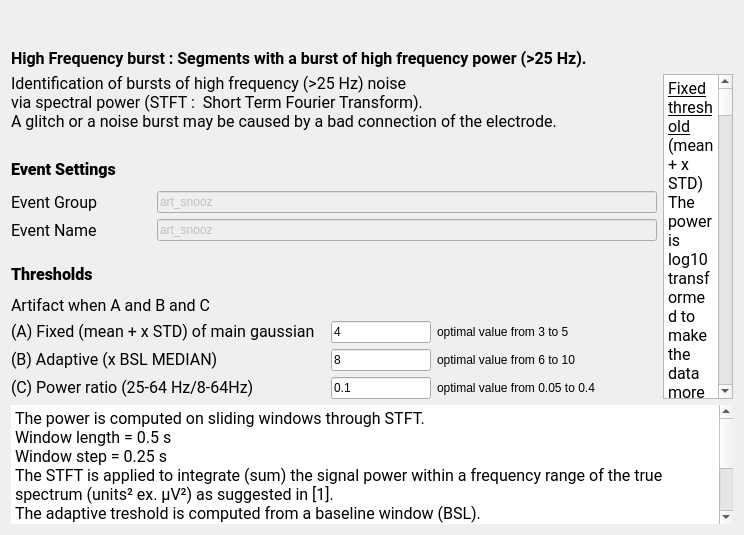
<?xml version="1.0" encoding="UTF-8"?>
<ui version="4.0">
 <class>HighFreqBurstStep</class>
 <widget class="QWidget" name="HighFreqBurstStep">
  <property name="geometry">
   <rect>
    <x>0</x>
    <y>0</y>
    <width>734</width>
    <height>535</height>
   </rect>
  </property>
  <property name="windowTitle">
   <string>Form</string>
  </property>
  <property name="styleSheet">
   <string notr="true">font: 12pt &quot;Roboto&quot;;</string>
  </property>
  <layout class="QVBoxLayout" name="verticalLayout_2">
   <item>
        <widget class="QWidget" name="widget" native="true">
         <property name="sizePolicy">
          <sizepolicy hsizetype="Expanding" vsizetype="Preferred">
           <horstretch>0</horstretch>
           <verstretch>0</verstretch>
          </sizepolicy>
         </property>
         <layout class="QHBoxLayout" name="horizontalLayout">
          <item>
           <widget class="QLabel" name="label_10">
                <property name="text">
                 <string/>
                </property>
                <property name="alignment">
                 <set>Qt::AlignmentFlag::AlignCenter</set>
                </property>
           </widget>
          </item>
         </layout>
    </widget>
   </item>
   <item>
    <widget class="QLabel" name="label_9">
     <property name="maximumSize">
      <size>
       <width>16777215</width>
       <height>30</height>
      </size>
     </property>
     <property name="font">
      <font>
       <family>Roboto</family>
       <pointsize>12</pointsize>
       <italic>false</italic>
       <bold>false</bold>
      </font>
     </property>
     <property name="text">
      <string>&lt;html&gt;&lt;head/&gt;&lt;body&gt;&lt;p&gt;&lt;span style=&quot; font-weight:600;&quot;&gt;High Frequency burst : Segments with a burst of high frequency power (&amp;gt;25 Hz).&lt;/span&gt;&lt;/p&gt;&lt;/body&gt;&lt;/html&gt;</string>
     </property>
    </widget>
   </item>
   <item>
    <layout class="QHBoxLayout" name="horizontalLayout_2">
     <item>
      <layout class="QVBoxLayout" name="verticalLayout">
       <item>
        <widget class="QLabel" name="label_6">
         <property name="font">
          <font>
           <family>Roboto</family>
           <pointsize>12</pointsize>
           <italic>false</italic>
           <bold>false</bold>
          </font>
         </property>
         <property name="text">
          <string>Identification of bursts of high frequency (&gt;25 Hz) noise
via spectral power (STFT :  Short Term Fourier Transform).
A glitch or a noise burst may be caused by a bad connection of the electrode.</string>
         </property>
        </widget>
       </item>
       <item>
        <spacer name="verticalSpacer_2">
         <property name="orientation">
          <enum>Qt::Orientation::Vertical</enum>
         </property>
         <property name="sizeType">
          <enum>QSizePolicy::Policy::Fixed</enum>
         </property>
         <property name="sizeHint" stdset="0">
          <size>
           <width>508</width>
           <height>18</height>
          </size>
         </property>
        </spacer>
       </item>
       <item>
        <widget class="QLabel" name="label_4">
         <property name="minimumSize">
          <size>
           <width>0</width>
           <height>30</height>
          </size>
         </property>
         <property name="maximumSize">
          <size>
           <width>16777215</width>
           <height>30</height>
          </size>
         </property>
         <property name="font">
          <font>
           <family>Roboto</family>
           <pointsize>12</pointsize>
           <italic>false</italic>
           <bold>false</bold>
          </font>
         </property>
         <property name="text">
          <string>&lt;html&gt;&lt;head/&gt;&lt;body&gt;&lt;p&gt;&lt;span style=&quot; font-weight:700;&quot;&gt;Event Settings&lt;/span&gt;&lt;/p&gt;&lt;/body&gt;&lt;/html&gt;</string>
         </property>
        </widget>
       </item>
       <item>
        <layout class="QHBoxLayout" name="horizontalLayout_3">
         <item>
          <layout class="QFormLayout" name="formLayout">
           <item row="0" column="0">
            <widget class="QLabel" name="label_3">
             <property name="minimumSize">
              <size>
               <width>140</width>
               <height>0</height>
              </size>
             </property>
             <property name="maximumSize">
              <size>
               <width>210</width>
               <height>16777215</height>
              </size>
             </property>
             <property name="font">
              <font>
               <family>Roboto</family>
               <pointsize>12</pointsize>
               <italic>false</italic>
               <bold>false</bold>
              </font>
             </property>
             <property name="text">
              <string>Event Group</string>
             </property>
            </widget>
           </item>
           <item row="0" column="1">
            <widget class="QLineEdit" name="group_lineEdit">
             <property name="enabled">
              <bool>false</bool>
             </property>
             <property name="sizePolicy">
              <sizepolicy hsizetype="Fixed" vsizetype="Fixed">
               <horstretch>0</horstretch>
               <verstretch>0</verstretch>
              </sizepolicy>
             </property>
             <property name="minimumSize">
              <size>
               <width>500</width>
               <height>0</height>
              </size>
             </property>
             <property name="maximumSize">
              <size>
               <width>500</width>
               <height>16777215</height>
              </size>
             </property>
             <property name="toolTip">
              <string>In which &quot;Event Group&quot; the detected artifact are added (how they will be written to  the annotation file). Go to the general Detectors Settings to edit the group.</string>
             </property>
             <property name="text">
              <string>art_snooz</string>
             </property>
            </widget>
           </item>
           <item row="1" column="0">
            <widget class="QLabel" name="label_7">
             <property name="minimumSize">
              <size>
               <width>140</width>
               <height>0</height>
              </size>
             </property>
             <property name="font">
              <font>
               <family>Roboto</family>
               <pointsize>12</pointsize>
               <italic>false</italic>
               <bold>false</bold>
              </font>
             </property>
             <property name="text">
              <string>Event Name</string>
             </property>
            </widget>
           </item>
           <item row="1" column="1">
            <widget class="QLineEdit" name="name_burst_lineEdit">
             <property name="enabled">
              <bool>false</bool>
             </property>
             <property name="sizePolicy">
              <sizepolicy hsizetype="Fixed" vsizetype="Fixed">
               <horstretch>0</horstretch>
               <verstretch>0</verstretch>
              </sizepolicy>
             </property>
             <property name="minimumSize">
              <size>
               <width>500</width>
               <height>0</height>
              </size>
             </property>
             <property name="maximumSize">
              <size>
               <width>500</width>
               <height>16777215</height>
              </size>
             </property>
             <property name="toolTip">
              <string>The event name of the detected artifact (how they will be wrtten to the annotation file).  Go to the general Detectors Settings to edit the name.</string>
             </property>
             <property name="text">
              <string>art_snooz</string>
             </property>
            </widget>
           </item>
          </layout>
         </item>
        </layout>
       </item>
       <item>
        <spacer name="verticalSpacer">
         <property name="orientation">
          <enum>Qt::Orientation::Vertical</enum>
         </property>
         <property name="sizeType">
          <enum>QSizePolicy::Policy::Fixed</enum>
         </property>
         <property name="sizeHint" stdset="0">
          <size>
           <width>380</width>
           <height>13</height>
          </size>
         </property>
        </spacer>
       </item>
       <item>
        <widget class="QLabel" name="label">
         <property name="minimumSize">
          <size>
           <width>0</width>
           <height>30</height>
          </size>
         </property>
         <property name="maximumSize">
          <size>
           <width>16777215</width>
           <height>30</height>
          </size>
         </property>
         <property name="font">
          <font>
           <family>Roboto</family>
           <pointsize>12</pointsize>
           <italic>false</italic>
           <bold>false</bold>
          </font>
         </property>
         <property name="text">
          <string>&lt;html&gt;&lt;head/&gt;&lt;body&gt;&lt;p&gt;&lt;span style=&quot; font-weight:700;&quot;&gt;Thresholds&lt;/span&gt;&lt;/p&gt;&lt;/body&gt;&lt;/html&gt;</string>
         </property>
        </widget>
       </item>
       <item>
        <widget class="QLabel" name="label_8">
         <property name="font">
          <font>
           <family>Roboto</family>
           <pointsize>12</pointsize>
           <italic>false</italic>
           <bold>false</bold>
          </font>
         </property>
         <property name="text">
          <string>Artifact when A and B and C</string>
         </property>
        </widget>
       </item>
       <item>
        <layout class="QGridLayout" name="gridLayout">
         <property name="sizeConstraint">
          <enum>QLayout::SizeConstraint::SetFixedSize</enum>
         </property>
         <item row="0" column="0">
          <widget class="QLabel" name="label_5">
           <property name="sizePolicy">
            <sizepolicy hsizetype="Fixed" vsizetype="Fixed">
             <horstretch>0</horstretch>
             <verstretch>0</verstretch>
            </sizepolicy>
           </property>
           <property name="minimumSize">
            <size>
             <width>140</width>
             <height>0</height>
            </size>
           </property>
           <property name="maximumSize">
            <size>
             <width>315</width>
             <height>16777215</height>
            </size>
           </property>
           <property name="font">
            <font>
             <family>Roboto</family>
             <pointsize>12</pointsize>
             <italic>false</italic>
             <bold>false</bold>
            </font>
           </property>
           <property name="midLineWidth">
            <number>0</number>
           </property>
           <property name="text">
            <string>&lt;html&gt;&lt;head/&gt;&lt;body&gt;&lt;p&gt;(A) Fixed (mean + x STD) of main gaussian&lt;/p&gt;&lt;/body&gt;&lt;/html&gt;</string>
           </property>
           <property name="textFormat">
            <enum>Qt::TextFormat::RichText</enum>
           </property>
          </widget>
         </item>
         <item row="0" column="1">
          <widget class="QLineEdit" name="tresh_fixe_lineEdit">
           <property name="sizePolicy">
            <sizepolicy hsizetype="Fixed" vsizetype="Fixed">
             <horstretch>0</horstretch>
             <verstretch>0</verstretch>
            </sizepolicy>
           </property>
           <property name="minimumSize">
            <size>
             <width>0</width>
             <height>0</height>
            </size>
           </property>
           <property name="maximumSize">
            <size>
             <width>100</width>
             <height>16777215</height>
            </size>
           </property>
           <property name="toolTip">
            <string>The threshold value to identify the artifact.  Its units is x times the baseline standard deviation.</string>
           </property>
           <property name="text">
            <string>4</string>
           </property>
          </widget>
         </item>
         <item row="0" column="2">
          <widget class="QLabel" name="label_12">
           <property name="sizePolicy">
            <sizepolicy hsizetype="Fixed" vsizetype="Fixed">
             <horstretch>0</horstretch>
             <verstretch>0</verstretch>
            </sizepolicy>
           </property>
           <property name="maximumSize">
            <size>
             <width>220</width>
             <height>16777215</height>
            </size>
           </property>
           <property name="text">
            <string>optimal value from 3 to 5</string>
           </property>
          </widget>
         </item>
         <item row="1" column="0">
          <widget class="QLabel" name="label_2">
           <property name="sizePolicy">
            <sizepolicy hsizetype="Fixed" vsizetype="Fixed">
             <horstretch>0</horstretch>
             <verstretch>0</verstretch>
            </sizepolicy>
           </property>
           <property name="minimumSize">
            <size>
             <width>210</width>
             <height>0</height>
            </size>
           </property>
           <property name="maximumSize">
            <size>
             <width>315</width>
             <height>16777215</height>
            </size>
           </property>
           <property name="font">
            <font>
             <family>Roboto</family>
             <pointsize>12</pointsize>
             <italic>false</italic>
             <bold>false</bold>
            </font>
           </property>
           <property name="text">
            <string>&lt;html&gt;&lt;head/&gt;&lt;body&gt;&lt;p&gt;(B) Adaptive (x BSL MEDIAN)&lt;/p&gt;&lt;/body&gt;&lt;/html&gt;</string>
           </property>
           <property name="textFormat">
            <enum>Qt::TextFormat::RichText</enum>
           </property>
          </widget>
         </item>
         <item row="1" column="1">
          <widget class="QLineEdit" name="thresh_adp_lineEdit">
           <property name="sizePolicy">
            <sizepolicy hsizetype="Fixed" vsizetype="Fixed">
             <horstretch>0</horstretch>
             <verstretch>0</verstretch>
            </sizepolicy>
           </property>
           <property name="maximumSize">
            <size>
             <width>100</width>
             <height>16777215</height>
            </size>
           </property>
           <property name="text">
            <string>8</string>
           </property>
          </widget>
         </item>
         <item row="1" column="2">
          <widget class="QLabel" name="label_13">
           <property name="sizePolicy">
            <sizepolicy hsizetype="Fixed" vsizetype="Fixed">
             <horstretch>0</horstretch>
             <verstretch>0</verstretch>
            </sizepolicy>
           </property>
           <property name="maximumSize">
            <size>
             <width>220</width>
             <height>16777215</height>
            </size>
           </property>
           <property name="text">
            <string>optimal value from 6 to 10</string>
           </property>
          </widget>
         </item>
         <item row="2" column="0">
          <widget class="QLabel" name="label_11">
           <property name="sizePolicy">
            <sizepolicy hsizetype="Fixed" vsizetype="Fixed">
             <horstretch>0</horstretch>
             <verstretch>0</verstretch>
            </sizepolicy>
           </property>
           <property name="maximumSize">
            <size>
             <width>315</width>
             <height>16777215</height>
            </size>
           </property>
           <property name="font">
            <font>
             <family>Roboto</family>
             <pointsize>12</pointsize>
             <italic>false</italic>
             <bold>false</bold>
            </font>
           </property>
           <property name="text">
            <string>(C) Power ratio (25-64 Hz/8-64Hz)</string>
           </property>
          </widget>
         </item>
         <item row="2" column="1">
          <widget class="QLineEdit" name="thresh_ratio_lineEdit">
           <property name="sizePolicy">
            <sizepolicy hsizetype="Fixed" vsizetype="Fixed">
             <horstretch>0</horstretch>
             <verstretch>0</verstretch>
            </sizepolicy>
           </property>
           <property name="maximumSize">
            <size>
             <width>100</width>
             <height>16777215</height>
            </size>
           </property>
           <property name="text">
            <string>0.1</string>
           </property>
          </widget>
         </item>
         <item row="2" column="2">
          <widget class="QLabel" name="label_14">
           <property name="sizePolicy">
            <sizepolicy hsizetype="Fixed" vsizetype="Fixed">
             <horstretch>0</horstretch>
             <verstretch>0</verstretch>
            </sizepolicy>
           </property>
           <property name="maximumSize">
            <size>
             <width>220</width>
             <height>16777215</height>
            </size>
           </property>
           <property name="text">
            <string>optimal value from 0.05 to 0.4</string>
           </property>
          </widget>
         </item>
        </layout>
       </item>
       <item>
        <spacer name="verticalSpacer_3">
         <property name="orientation">
          <enum>Qt::Orientation::Vertical</enum>
         </property>
         <property name="sizeType">
          <enum>QSizePolicy::Policy::Expanding</enum>
         </property>
         <property name="sizeHint" stdset="0">
          <size>
           <width>548</width>
           <height>13</height>
          </size>
         </property>
        </spacer>
       </item>
      </layout>
     </item>
     <item>
      <widget class="QTextEdit" name="textEdit">
       <property name="font">
        <font>
         <family>Roboto</family>
         <pointsize>12</pointsize>
         <italic>false</italic>
         <bold>false</bold>
        </font>
       </property>
       <property name="autoFillBackground">
        <bool>true</bool>
       </property>
       <property name="frameShape">
        <enum>QFrame::Shape::StyledPanel</enum>
       </property>
       <property name="frameShadow">
        <enum>QFrame::Shadow::Sunken</enum>
       </property>
       <property name="lineWidth">
        <number>2</number>
       </property>
       <property name="readOnly">
        <bool>true</bool>
       </property>
       <property name="html">
        <string>&lt;!DOCTYPE HTML PUBLIC &quot;-//W3C//DTD HTML 4.0//EN&quot; &quot;http://www.w3.org/TR/REC-html40/strict.dtd&quot;&gt;
&lt;html&gt;&lt;head&gt;&lt;meta name=&quot;qrichtext&quot; content=&quot;1&quot; /&gt;&lt;meta charset=&quot;utf-8&quot; /&gt;&lt;style type=&quot;text/css&quot;&gt;
p, li { white-space: pre-wrap; }
hr { height: 1px; border-width: 0; }
li.unchecked::marker { content: &quot;\2610&quot;; }
li.checked::marker { content: &quot;\2612&quot;; }
&lt;/style&gt;&lt;/head&gt;&lt;body style=&quot; font-family:'Roboto'; font-size:12pt; font-weight:400; font-style:normal;&quot;&gt;
&lt;p style=&quot; margin-top:0px; margin-bottom:0px; margin-left:0px; margin-right:0px; -qt-block-indent:0; text-indent:0px;&quot;&gt;&lt;span style=&quot; text-decoration: underline;&quot;&gt;Fixed threshold&lt;/span&gt;&lt;span style=&quot; color:#000000;&quot;&gt; (mean + x STD)&lt;/span&gt;&lt;/p&gt;
&lt;p style=&quot; margin-top:0px; margin-bottom:0px; margin-left:0px; margin-right:0px; -qt-block-indent:0; text-indent:0px;&quot;&gt;The power is log10 transformed to make the data more normally distributed, however the distribution of the power of all selected channels is often skewed right du to artifacts.&lt;/p&gt;
&lt;p style=&quot; margin-top:0px; margin-bottom:0px; margin-left:0px; margin-right:0px; -qt-block-indent:0; text-indent:0px;&quot;&gt;The distribution is then modeled by a 3-components Gaussian Mixture Model (GMM).&lt;/p&gt;
&lt;p style=&quot; margin-top:0px; margin-bottom:0px; margin-left:0px; margin-right:0px; -qt-block-indent:0; text-indent:0px;&quot;&gt;The threshold is multiplied by the standard deviation (STD) and added to the mean of the main gaussian (over a mixture of 3).&lt;/p&gt;
&lt;p style=&quot; margin-top:0px; margin-bottom:0px; margin-left:0px; margin-right:0px; -qt-block-indent:0; text-indent:0px;&quot;&gt;An artifact is possibly identified when the log10(power) &amp;gt; (mean + threshold*STD)&lt;/p&gt;
&lt;p style=&quot;-qt-paragraph-type:empty; margin-top:0px; margin-bottom:0px; margin-left:0px; margin-right:0px; -qt-block-indent:0; text-indent:0px;&quot;&gt;&lt;br /&gt;&lt;/p&gt;
&lt;p style=&quot; margin-top:0px; margin-bottom:0px; margin-left:0px; margin-right:0px; -qt-block-indent:0; text-indent:0px;&quot;&gt;&lt;span style=&quot; text-decoration: underline;&quot;&gt;Adaptive threshold&lt;/span&gt; (baseline)&lt;/p&gt;
&lt;p style=&quot; margin-top:0px; margin-bottom:0px; margin-left:0px; margin-right:0px; -qt-block-indent:0; text-indent:0px;&quot;&gt;An adaptive threshold is computed from a baseline window (BSL) of 30 s around the segment to evaluate.  A segment with a power x times the median power of the baseline is possibly an artifact. The adaptive threshold may be too sensitive when the EEG recording does not include much high frequency noise. &lt;/p&gt;
&lt;p style=&quot;-qt-paragraph-type:empty; margin-top:0px; margin-bottom:0px; margin-left:0px; margin-right:0px; -qt-block-indent:0; text-indent:0px;&quot;&gt;&lt;br /&gt;&lt;/p&gt;
&lt;p style=&quot; margin-top:0px; margin-bottom:0px; margin-left:0px; margin-right:0px; -qt-block-indent:0; text-indent:0px;&quot;&gt;&lt;span style=&quot; text-decoration: underline;&quot;&gt;Power ratio threshold&lt;/span&gt; (relative power)&lt;/p&gt;
&lt;p style=&quot; margin-top:0px; margin-bottom:0px; margin-left:0px; margin-right:0px; -qt-block-indent:0; text-indent:0px;&quot;&gt;High frequency bursts can be masked (thus non-disturbing) by a strong low frequency signal. An artifact is possibly identified when the relative power (25-64 Hz)/(8-64 Hz) &amp;gt; threshold.&lt;/p&gt;
&lt;p style=&quot;-qt-paragraph-type:empty; margin-top:0px; margin-bottom:0px; margin-left:0px; margin-right:0px; -qt-block-indent:0; text-indent:0px;&quot;&gt;&lt;br /&gt;&lt;/p&gt;
&lt;p style=&quot; margin-top:0px; margin-bottom:0px; margin-left:0px; margin-right:0px; -qt-block-indent:0; text-indent:0px;&quot;&gt;A segment whose power exceeds the 3 thresholds is considered an artifact.&lt;/p&gt;
&lt;p style=&quot;-qt-paragraph-type:empty; margin-top:0px; margin-bottom:0px; margin-left:0px; margin-right:0px; -qt-block-indent:0; text-indent:0px;&quot;&gt;&lt;br /&gt;&lt;/p&gt;
&lt;p style=&quot; margin-top:0px; margin-bottom:0px; margin-left:0px; margin-right:0px; -qt-block-indent:0; text-indent:0px;&quot;&gt;To reduce the number of false positives, especially during spindles, alpha waves, or beta bursts, please first increase the power ratio threshold value.&lt;/p&gt;
&lt;p style=&quot; margin-top:0px; margin-bottom:0px; margin-left:0px; margin-right:0px; -qt-block-indent:0; text-indent:0px;&quot;&gt;A greater proportion of the signal in the 25-64 Hz frequency band will be needed to mark the segment as an artifact.&lt;/p&gt;&lt;/body&gt;&lt;/html&gt;</string>
       </property>
      </widget>
     </item>
    </layout>
   </item>
   <item>
    <layout class="QHBoxLayout" name="horizontalLayout_4">
     <item>
      <widget class="QTextEdit" name="textEdit_2">
       <property name="maximumSize">
        <size>
         <width>16777215</width>
         <height>200</height>
        </size>
       </property>
       <property name="font">
        <font>
         <family>Roboto</family>
         <pointsize>12</pointsize>
         <italic>false</italic>
         <bold>false</bold>
        </font>
       </property>
       <property name="autoFillBackground">
        <bool>true</bool>
       </property>
       <property name="frameShape">
        <enum>QFrame::Shape::NoFrame</enum>
       </property>
       <property name="frameShadow">
        <enum>QFrame::Shadow::Sunken</enum>
       </property>
       <property name="lineWidth">
        <number>0</number>
       </property>
       <property name="readOnly">
        <bool>true</bool>
       </property>
       <property name="html">
        <string>&lt;!DOCTYPE HTML PUBLIC &quot;-//W3C//DTD HTML 4.0//EN&quot; &quot;http://www.w3.org/TR/REC-html40/strict.dtd&quot;&gt;
&lt;html&gt;&lt;head&gt;&lt;meta name=&quot;qrichtext&quot; content=&quot;1&quot; /&gt;&lt;meta charset=&quot;utf-8&quot; /&gt;&lt;style type=&quot;text/css&quot;&gt;
p, li { white-space: pre-wrap; }
hr { height: 1px; border-width: 0; }
li.unchecked::marker { content: &quot;\2610&quot;; }
li.checked::marker { content: &quot;\2612&quot;; }
&lt;/style&gt;&lt;/head&gt;&lt;body style=&quot; font-family:'Roboto'; font-size:12pt; font-weight:400; font-style:normal;&quot;&gt;
&lt;p style=&quot; margin-top:0px; margin-bottom:0px; margin-left:0px; margin-right:0px; -qt-block-indent:0; text-indent:0px;&quot;&gt;The power is computed on sliding windows through STFT.&lt;/p&gt;
&lt;p style=&quot; margin-top:0px; margin-bottom:0px; margin-left:0px; margin-right:0px; -qt-block-indent:0; text-indent:0px;&quot;&gt;Window length = 0.5 s&lt;/p&gt;
&lt;p style=&quot; margin-top:0px; margin-bottom:0px; margin-left:0px; margin-right:0px; -qt-block-indent:0; text-indent:0px;&quot;&gt;Window step = 0.25 s &lt;/p&gt;
&lt;p style=&quot; margin-top:0px; margin-bottom:0px; margin-left:0px; margin-right:0px; -qt-block-indent:0; text-indent:0px;&quot;&gt;The STFT is applied to integrate (sum) the signal power within a frequency range of the true spectrum (units² ex. µV²) as suggested in [1].&lt;/p&gt;
&lt;p style=&quot; margin-top:0px; margin-bottom:0px; margin-left:0px; margin-right:0px; -qt-block-indent:0; text-indent:0px;&quot;&gt;The adaptive treshold is computed from a baseline window (BSL).&lt;/p&gt;
&lt;p style=&quot; margin-top:0px; margin-bottom:0px; margin-left:0px; margin-right:0px; -qt-block-indent:0; text-indent:0px;&quot;&gt;Window length around the segment = 30 s&lt;/p&gt;
&lt;p style=&quot;-qt-paragraph-type:empty; margin-top:0px; margin-bottom:0px; margin-left:0px; margin-right:0px; -qt-block-indent:0; text-indent:0px;&quot;&gt;&lt;br /&gt;&lt;/p&gt;
&lt;p style=&quot; margin-top:0px; margin-bottom:0px; margin-left:0px; margin-right:0px; -qt-block-indent:0; text-indent:0px;&quot;&gt;&lt;span style=&quot; text-decoration: underline;&quot;&gt;Reference&lt;/span&gt;&lt;/p&gt;
&lt;p style=&quot; margin-top:0px; margin-bottom:0px; margin-left:0px; margin-right:0px; -qt-block-indent:0; text-indent:0px;&quot;&gt;[1] Cox, R. &amp;amp; Fell, J. Analyzing human sleep EEG: A methodological primer with code implementation. Sleep Medicine Reviews54, 101353 (2020).&lt;/p&gt;&lt;/body&gt;&lt;/html&gt;</string>
       </property>
      </widget>
     </item>
    </layout>
   </item>
  </layout>
 </widget>
 <resources>
  <include location="../../../../../snooz-toolbox/src/main/python/ui/themes/themes.qrc"/>
 </resources>
 <connections/>
 <slots>
  <slot>on_choose()</slot>
  <slot>on_input_format_changed()</slot>
 </slots>
</ui>
